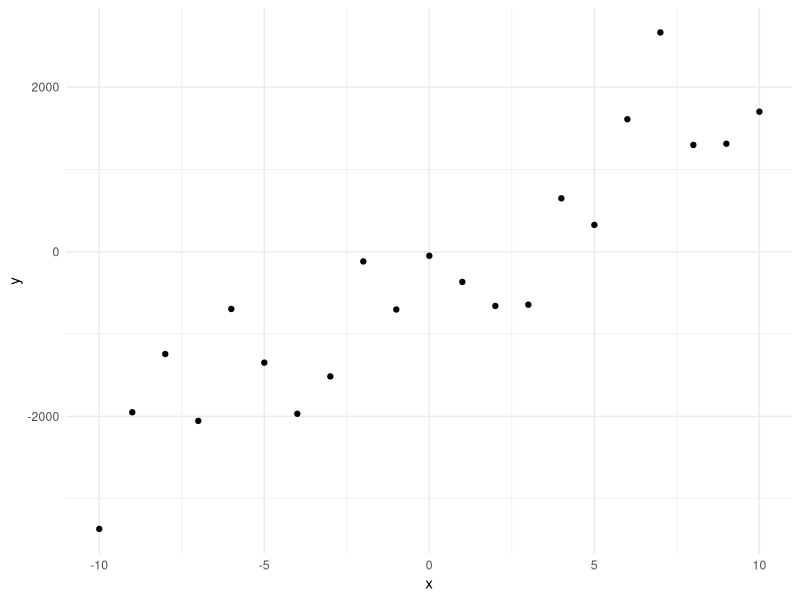
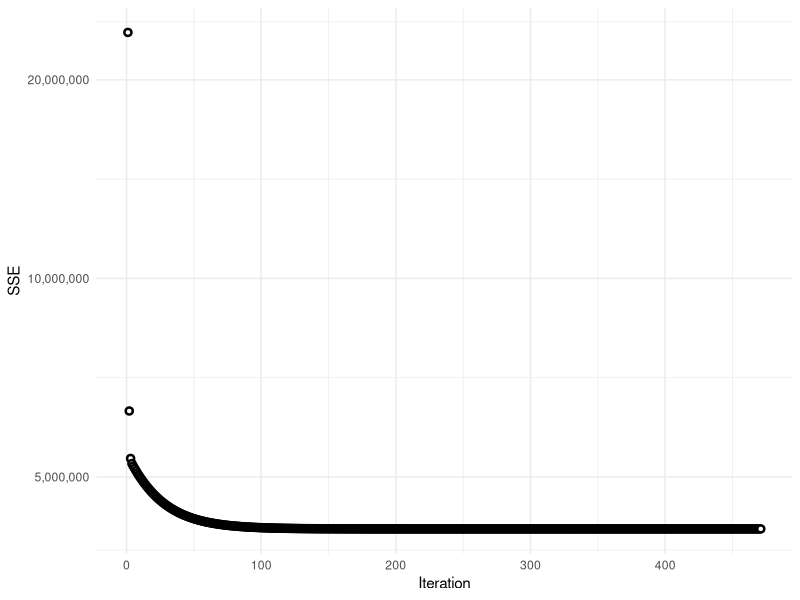

Here is the R script that generated these plots, in order:
## ---- chunk 1
knitr::opts_chunk$set(echo = TRUE, message = FALSE, warning = FALSE, cache = TRUE)
## ---- chunk 2

# Load libraries
library(dplyr)
library(ggplot2)
library(scales)
theme_set(theme_minimal())

# Create fictitious data
data <- tibble(x = c(-10:10), y = 199*x - 129 + rnorm(x, mean = x, sd = 500))

# Plot the data
data %>% 
      ggplot(aes(x, y)) +
      geom_point()
## ---- chunk 3
# learning_rate
alpha <- 0.001

# Parameters
theta_as <- NULL
theta_bs <- NULL
theta_a <- 0.5
theta_b <- 0.5

dsse_da <- 0
dsse_db <- 0
sse <- NULL

x <- data$x
y <- data$y


for(i in 1:1000) {
        
        theta_a <- theta_a - alpha*dsse_da
        theta_b <- theta_b - alpha*dsse_db
        
        yhat <- theta_a + theta_b*x
        sse_i <- sum(1/2*(y - yhat)^2)
        
        # The cost function J(x) = sse = 1/2*(y - yhat)^2
        # sse = sum(1/2(y - (a + bx))^2)
        # dsse_da = (y - (a + bx))*(-1)
        # dsse_db = (y - (a + bx))*(-x)
        
        dsse_da <- sum((y - yhat)*(-1))
        dsse_db <- sum((y - yhat)*(-x))
        
        sse <- c(sse, sse_i)
        theta_as <- c(theta_as, theta_a)
        theta_bs <- c(theta_bs, theta_b)
        
        last_two_theta_as <- tail(theta_as, 2)
        if(length(theta_as) > 1 && abs(diff(last_two_theta_as)/last_two_theta_as[1]) < 0.000001) break
}


tail(sse)

tibble(iter = seq_along(sse), sse) %>% 
ggplot(aes(iter, sse)) +
    geom_point(shape = 21, stroke = 1.3, fill = "white") +
    labs(y = "SSE", x = "Iteration") +
    scale_y_log10(labels = comma)
    
which.min(sse)

tail(theta_as)
tail(theta_bs)
